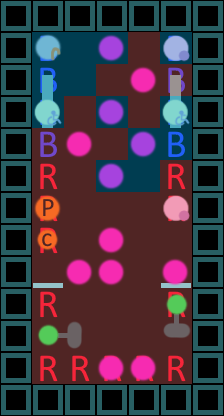

A level layout from a 2D game, rendered from its tile map. Below: a short description, then the map file with its tile-grid data intact:
An orthogonal 7x13 tile map with 32x32 px tiles, 4 tile layers (bus, people, people, areas), 2 hidden layers not drawn.

<map version="1.2" tiledversion="1.3.4" orientation="orthogonal" renderorder="right-down" width="7" height="13" tilewidth="32" tileheight="32" infinite="0" nextlayerid="9" nextobjectid="1">
 <tileset firstgid="1" source="rough sprites for level design.tsx" />
 <layer id="1" name="bus" width="7" height="13" locked="1">
  <data encoding="csv">
4,4,4,4,4,4,4,
4,1,0,0,0,1,4,
4,1,0,0,0,1,4,
4,1,0,0,0,1,4,
4,1,0,0,0,1,4,
4,2,0,0,0,2,4,
4,2,0,0,0,2,4,
4,2,0,0,0,0,4,
4,3,0,0,0,3,4,
4,2,0,0,0,2,4,
4,0,0,0,0,0,4,
4,2,2,2,2,2,4,
4,4,4,4,4,4,4
</data>
 </layer>
 <group id="5" name="Unmoveable">
  <layer id="6" name="people" width="7" height="13">
   <data encoding="csv">
0,0,0,0,0,0,0,
0,0,0,0,0,0,0,
0,0,0,0,7,0,0,
0,0,0,0,0,0,0,
0,0,7,0,0,0,0,
0,0,0,0,0,0,0,
0,11,0,0,0,6,0,
0,12,0,7,0,0,0,
0,0,7,7,0,7,0,
0,0,0,0,0,27,0,
0,28,20,0,0,19,0,
0,0,0,7,7,0,0,
0,0,0,0,0,0,0
</data>
  </layer>
  <layer id="7" name="distancing" width="7" height="13" visible="0">
   <data encoding="csv">
0,0,0,0,0,0,0,
0,0,0,0,9,0,0,
0,0,0,9,0,9,0,
0,0,9,0,9,0,0,
0,9,0,9,0,0,0,
0,9,9,0,0,9,0,
0,0,9,9,9,0,0,
0,0,9,0,9,9,0,
0,9,0,0,9,0,0,
0,9,9,9,9,0,0,
0,0,0,9,9,0,0,
0,9,9,0,0,9,0,
0,0,0,0,0,0,0
</data>
  </layer>
 </group>
 <group id="4" name="Moveable">
  <layer id="2" name="people" width="7" height="13">
   <data encoding="csv">
0,0,0,0,0,0,0,
0,5,0,7,0,6,0,
0,8,0,0,0,8,0,
0,16,0,7,0,16,0,
0,0,0,0,7,0,0,
0,0,0,7,0,0,0,
0,0,0,0,0,0,0,
0,0,0,0,0,0,0,
0,0,0,0,0,0,0,
0,0,0,0,0,0,0,
0,0,0,0,0,0,0,
0,0,0,0,0,0,0,
0,0,0,0,0,0,0
</data>
  </layer>
  <layer id="3" name="distancing" width="7" height="13" visible="0">
   <data encoding="csv">
0,0,0,0,0,0,0,
0,0,10,0,10,0,0,
0,10,10,10,0,10,0,
0,0,10,0,10,0,0,
0,10,0,10,0,10,0,
0,0,10,0,10,0,0,
0,0,0,10,0,0,0,
0,0,0,0,0,0,0,
0,0,0,0,0,0,0,
0,0,0,0,0,0,0,
0,0,0,0,0,0,0,
0,0,0,0,0,0,0,
0,0,0,0,0,0,0
</data>
  </layer>
 </group>
 <layer id="8" name="areas" width="7" height="13">
  <data encoding="csv">
0,0,0,0,0,0,0,
0,33,33,33,34,33,0,
0,33,33,34,34,34,0,
0,33,34,33,34,33,0,
0,34,34,34,33,33,0,
0,34,34,33,33,34,0,
0,34,34,34,34,34,0,
0,34,34,34,34,34,0,
0,34,34,34,34,34,0,
0,34,34,34,34,34,0,
0,34,34,34,34,34,0,
0,34,34,34,34,34,0,
0,0,0,0,0,0,0
</data>
 </layer>
</map>
